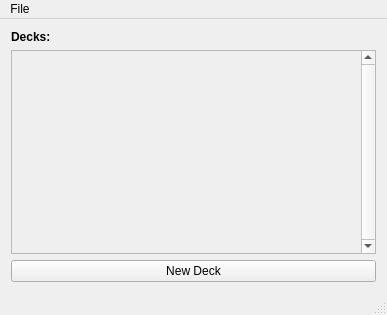
<?xml version="1.0" encoding="UTF-8"?>
<ui version="4.0">
 <class>MainWindow</class>
 <widget class="QMainWindow" name="MainWindow">
  <property name="geometry">
   <rect>
    <x>0</x>
    <y>0</y>
    <width>387</width>
    <height>315</height>
   </rect>
  </property>
  <property name="windowTitle">
   <string>Deck Tracker</string>
  </property>
  <property name="windowIcon">
   <iconset resource="images.qrc">
    <normaloff>:/icon.png</normaloff>:/icon.png</iconset>
  </property>
  <widget class="QWidget" name="centralWidget">
   <layout class="QVBoxLayout" name="verticalLayout" stretch="0,0,0">
    <item>
     <widget class="QLabel" name="label">
      <property name="text">
       <string>&lt;html&gt;&lt;head/&gt;&lt;body&gt;&lt;p&gt;&lt;span style=&quot; font-weight:600;&quot;&gt;Decks:&lt;/span&gt;&lt;/p&gt;&lt;/body&gt;&lt;/html&gt;</string>
      </property>
     </widget>
    </item>
    <item>
     <widget class="QScrollArea" name="scrollAreaDecks">
      <property name="minimumSize">
       <size>
        <width>350</width>
        <height>100</height>
       </size>
      </property>
      <property name="verticalScrollBarPolicy">
       <enum>Qt::ScrollBarAlwaysOn</enum>
      </property>
      <property name="horizontalScrollBarPolicy">
       <enum>Qt::ScrollBarAlwaysOff</enum>
      </property>
      <property name="widgetResizable">
       <bool>true</bool>
      </property>
      <widget class="QWidget" name="scrollAreaWidgetContents">
       <property name="geometry">
        <rect>
         <x>0</x>
         <y>0</y>
         <width>350</width>
         <height>206</height>
        </rect>
       </property>
      </widget>
     </widget>
    </item>
    <item>
     <widget class="QPushButton" name="pushButtonNewDeck">
      <property name="text">
       <string>New Deck</string>
      </property>
     </widget>
    </item>
   </layout>
  </widget>
  <widget class="QMenuBar" name="menuBar">
   <property name="geometry">
    <rect>
     <x>0</x>
     <y>0</y>
     <width>387</width>
     <height>21</height>
    </rect>
   </property>
   <widget class="QMenu" name="menuFile">
    <property name="title">
     <string>File</string>
    </property>
    <addaction name="actionAbout"/>
    <addaction name="actionReloadCardData"/>
    <addaction name="separator"/>
    <addaction name="actionExit"/>
   </widget>
   <addaction name="menuFile"/>
  </widget>
  <widget class="QStatusBar" name="statusBar"/>
  <action name="actionAbout">
   <property name="text">
    <string>About</string>
   </property>
  </action>
  <action name="actionExit">
   <property name="text">
    <string>Exit</string>
   </property>
   <property name="shortcut">
    <string>Ctrl+X</string>
   </property>
  </action>
  <action name="actionReloadCardData">
   <property name="text">
    <string>Reload Card Data</string>
   </property>
  </action>
 </widget>
 <layoutdefault spacing="6" margin="11"/>
 <resources>
  <include location="images.qrc"/>
 </resources>
 <connections/>
</ui>
